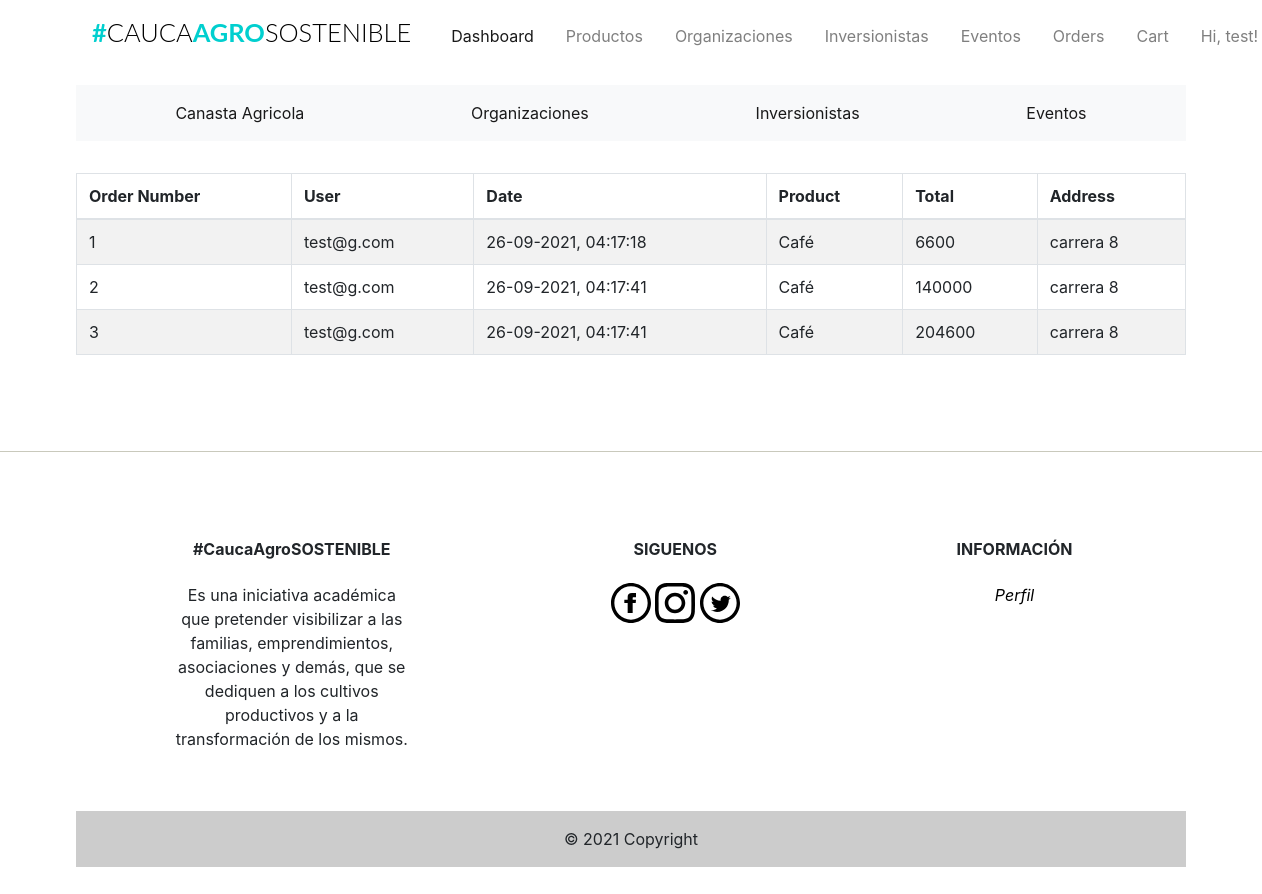
Page /admin/orders (signed in) on the earlier database version.
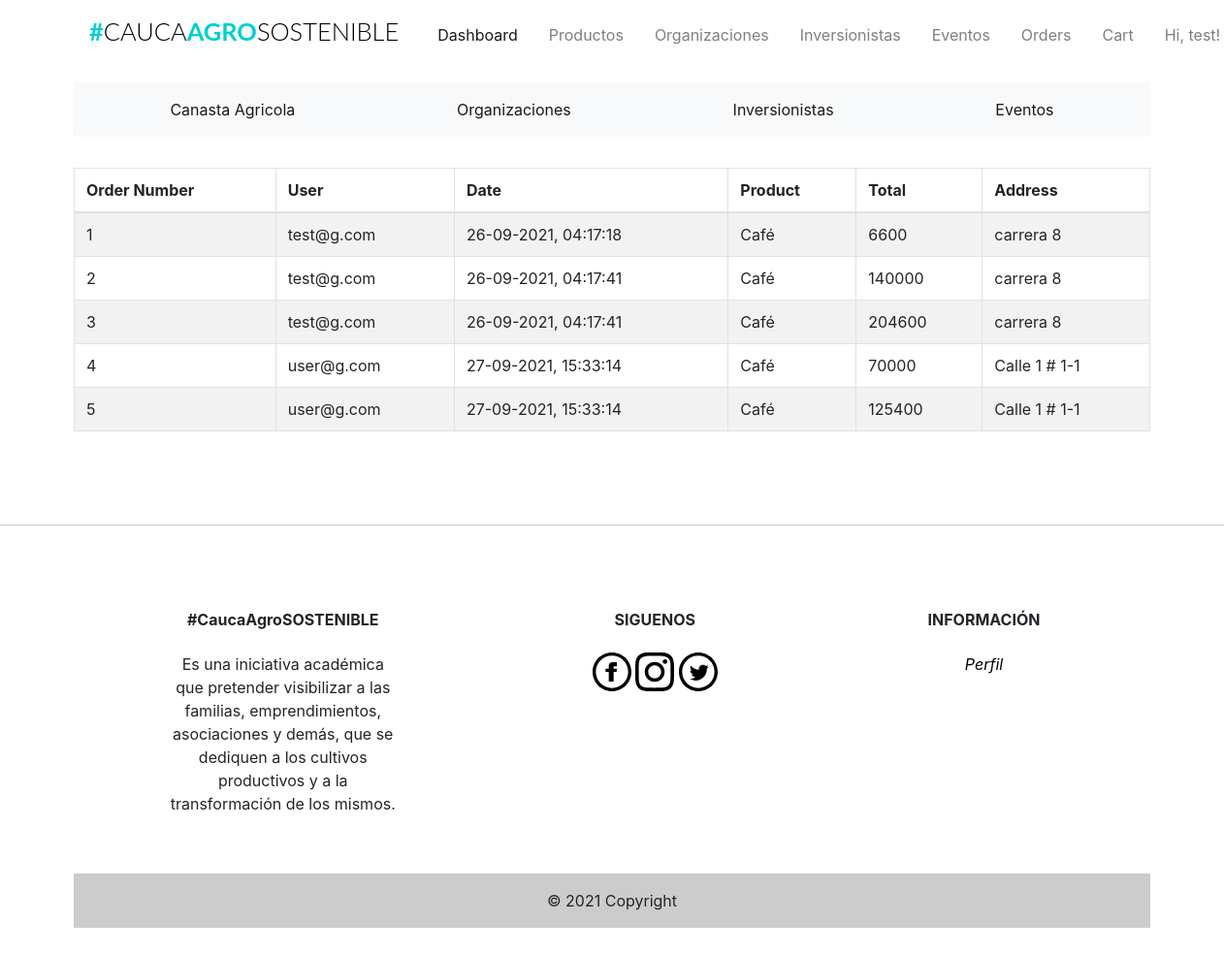
Same page on the later database version.
### app/models.py (models this page shows, shortened)
class Users(UserMixin, db.Model):
    __tablename__ = "users"
    id = db.Column(db.Integer, primary_key=True)
    firstname = db.Column(db.String(24), index=True)
    lastname = db.Column(db.String(24), index=True)
    email = db.Column(db.String(50), index=True, unique=True)
    password_hash = db.Column(db.String)
    phonenumber = db.Column(db.String(18), index=True, unique=True)
    is_admin = db.Column(db.Boolean, default=False)
    order = db.relationship('Orders', backref='user')
    kart = db.relationship('Kart', uselist=False, backref='user')
    shipping_info = db.relationship('Shipping', backref='user', lazy='dynamic')

class Orders(db.Model):
    __tablename__ = 'orders'
    id = db.Column(db.Integer, primary_key=True)
    timestamp = db.Column(db.DateTime, index=True, default=datetime.utcnow)
    user_id = db.Column(db.Integer, db.ForeignKey('users.id'))
    shipping_id = db.Column(db.Integer, db.ForeignKey('shipping.id'))
    purchase_id = db.Column(db.Integer, db.ForeignKey('purchase.id'))

class Products(db.Model):
    __tablename__ = 'products'
    id = db.Column(db.Integer, primary_key=True)
    product_name = db.Column(db.String(100), index=True)
    product_price = db.Column(db.Integer, index=True)
    product_image = db.Column(db.String(120))
    product_description = db.Column(db.String(200))
    product_stock = db.Column(db.Integer)
    promotion_value = db.Column(db.Integer, index=True)
    organizacion_id = db.Column(db.Integer, db.ForeignKey('organizaciones.id'))

class Purchase(db.Model):
    __tablename__ = 'purchase'
    id = db.Column(db.Integer, primary_key=True)
    product_id = db.Column(db.Integer, db.ForeignKey('products.id'))
    product = db.relationship('Products', uselist=False)
    quantity = db.Column(db.Integer)
    subtotal = db.Column(db.Integer) # TODO: Esto se puede quitar
    user_id = db.Column(db.Integer, db.ForeignKey('users.id'))
    order = db.relationship('Orders', uselist=False, backref='purchase')

class Shipping(db.Model):
    __tablename__ = "shipping"
    id = db.Column(db.Integer, primary_key=True)
    address = db.Column(db.String(200), index=True)
    aditional_indications = db.Column(db.String(200), index=True)
    postcode = db.Column(db.String(12), index=True)
    city = db.Column(db.String(24), index=True)
    state = db.Column(db.String(24), index=True)
    country = db.Column(db.String(24), index=True)
    user_id = db.Column(db.Integer, db.ForeignKey('users.id'))
    order = db.relationship('Orders', uselist=False, backref='shipping')

### app/admin/routes.py (the view)
@admin.route('/orders')
@login_required
def list_orders():
    check_admin()
    '''
	list all orders
	'''
    orders = Orders.query.all()
    return render_template('admin/orders.html', title='Orders', orders=orders)

### app/admin/routes.py (called while the page is built)
def check_admin():
    if not current_user.is_admin:
        abort(403)

### app/models.py (called while the page is built)
@login_manager.user_loader
def load_user(id):
    return Users.query.get(int(id))

### app/templates/admin/orders.html (shortened to what this page needs)
{% extends "base.html" %}
{% block body %}
<table class="table table-borderless">
        <table class="table table-striped table-bordered">
          <thead>
            <tr>
              <th> Order Number </th>
              <th> User </th>
              <th> Date </th>
              <th> Product </th>
              <th> Total </th>
              <th> Address </th>
            </tr>
          </thead>
          <tbody>
          {% for order in orders %}
            <tr>
              <td> {{ order.id }} </td>
              <td> {{ order.user.email }} </td>
              <td> {{ order.timestamp.strftime('%d-%m-%Y, %H:%M:%S') }} </td>
              <td> {{ order.purchase.product.product_name }} </td>
              <td>  {{ order.purchase.subtotal }} </td>
              <td>{{ order.shipping.address }}</td>
            </tr>
          {%endfor%}
          </tbody>
        </table>
{% endblock body %}

### app/templates/base.html (shortened to what this page needs)
<html>
  <head>
      <link href="{{ url_for('static', filename='css/bootstrap.min.css') }}"rel="stylesheet">
      <link href="{{ url_for('static', filename='css/st.css') }}"rel="stylesheet">
      <link href='https://api.mapbox.com/mapbox-gl-js/v2.3.1/mapbox-gl.css' rel='stylesheet' />
  </head>
  <body>
  {% include "navbar.html" %}
  {% include "categories/categories.html" %}
  <div class="container">
    {% block body %}
    {% endblock %}
  </div>
  <div class="push"></div>
  <hr class="footer-break"></hr>
{% include "footer.html" %}
</body>
</html>

### app/templates/navbar.html (shortened to what this page needs)
{% block navbar %}
<div class="container mt-1 mb-3">
  <nav class="navbar navbar-expand-lg navbar-light">
    <h1 class="brand_name">
      <a class="navbar-brand" href="{{ url_for('home.homepage') }}">#<span>CAUCA</span>AGRO<span>SOSTENIBLE</span></a>
    </h1>
    <div class="collapse navbar-collapse" id="navbarNav">
      <ul class="navbar-nav ml-auto mr-auto mt-2 mt-lg-0">
        {% if current_user.is_authenticated %}
        {% if current_user.is_admin %}
        <li class="nav-item ml-3">
          <a class="nav-link active" href="{{ url_for('home.admin_dashboard') }}">Dashboard</a>
        </li>
        <li class="nav-item ml-3">
          <a class="nav-link" href="{{ url_for('admin.list_products') }}">Productos</a>
        </li>
        <li class="nav-item ml-3">
          <a class="nav-link" href="{{ url_for('admin.list_organizaciones') }}">Organizaciones</a>
        </li>
        <li class="nav-item ml-3">
          <a class="nav-link" href="{{ url_for('admin.list_inversionistas') }}">Inversionistas</a>
        </li>
        <li class="nav-item ml-3">
          <a class="nav-link" href="{{ url_for('admin.list_eventos') }}">Eventos</a>
        </li>
        <li class="nav-item ml-3">
          <a class="nav-link" href="{{ url_for('admin.list_orders') }}">Orders</a>
        </li>
        <li class="nav-item ml-3">
          <a class="nav-link" href="{{ url_for('users.cart') }}">Cart</a>
        </li>
        {% else %}
        <li class="nav-item ml-3">
          <a class="nav-link" href="{{ url_for('users.cart') }}">Cart<span class="badge badge-light">{{ count
              }}</span></a>
        </li>
        {% endif %}
        <li class="nav-item dropdown ml-3">
          <a class="nav-link dropdown-toggle" data-toggle="dropdown" href="#" role="button" aria-haspopup="true"
            aria-expanded="false">
            Hi, {{ current_user.firstname }}!
          </a>
        </li>
        {% endif %}
      </ul>
    </div>
  </nav>
</div>
{% endblock %}

### app/templates/categories/categories.html
{% block organizacion %}
<div class="container mt-1 mb-3 overflow-auto">
  <nav class="navbar navbar-expand navbar-light bg-light">
    <div class="collapse navbar-collapse" id="navbarNav">
      <ul class="navbar-nav d-flex justify-content-around">
        <li class="nav-item active">
          <a class="nav-link" href="{{ url_for('home.canasta') }}">Canasta Agricola</a>
        </li>
        <li class="nav-item active">
          <a class="nav-link" href="{{ url_for('home.organizaciones') }}">Organizaciones</a>
        </li>
        <li class="nav-item active">
          <a class="nav-link" href="{{ url_for('home.inversionistas')}}">Inversionistas</a>
        </li>
        <li class="nav-item active">
          <a class="nav-link" href="{{ url_for('home.eventos') }}">Eventos</a>
        </li>
      </ul>
    </div>
  </nav>
</div>
{% endblock %}

### app/templates/footer.html (shortened to what this page needs)
{% block footer %}
<div class="container my-5">
  <footer
          class="text-center text-lg-start text-black"
          style="background-color: #ffffff"
          >
    <div class="container p-4 pb-0">
      <section class="">
        <div class="row">
          <div class="col-md-3 col-lg-3 col-xl-3 mx-auto mt-3">
            <h6 class="text mb-4 font-weight-bold">
              #CaucaAgroSOSTENIBLE
            </h6>
            <p>
              Es una iniciativa
              académica que pretender visibilizar a las familias, emprendimientos, asociaciones y demás, que se dediquen
              a los cultivos productivos y a la transformación de los mismos.
            </p>
          </div>
          <div class="col-md-4 col-lg-3 col-xl-3 mx-auto mt-3">
            <h6 class="text-uppercase mb-4 font-weight-bold">Siguenos</h6>
            <a href="https://www.facebook.com/">
              <img src="{{ url_for('static',filename='iconmonstr-facebook.svg') }}" class="img-responsive svg-footer">
            </a>
            <a href="https://www.instagram.com/">
              <img src="{{ url_for('static',filename='iconmonstr-instagram.svg') }}" class="img-responsive svg-footer">
            </a>
            <a href="https://twitter.com/?lang=en">
              <img src="{{ url_for('static',filename='iconmonstr-twitter.svg') }}" class="img-responsive svg-footer">
            </a>
          </div>
          <div class="col-md-3 col-lg-2 col-xl-2 mx-auto mt-3">
            <h6 class="text-uppercase mb-4 font-weight-bold">Informaci&oacute;n</h6>
            <a href="{{ url_for('users.profile') }}">
              <p><i><span style="color:black;">Perfil</span></i><p>
            </a>
          </div>
        </div>
      </section>
    </div>
    <div class="text-center p-3" style="background-color: rgba(0, 0, 0, 0.2)">
      © 2021 Copyright
    </div>
  </footer>
</div>
{% endblock %}

### app/static/css/st.css (style rules this page uses)
.svg-footer { height: 2.5em; width: 2.5em; }
.footer-break { background-color:#e0e0d1; }
.brand_name .navbar-brand { font-size:1.59rem; text-transform: uppercase; font-family: 'Lato', sans-serif; font-weight: 700; color: #333; }
.brand_name >.navbar-brand { color:#01CFCF; text-decoration: none; }
.brand_name >.navbar-brand span { color: #000; font-weight: 300; }
.navbar-nav { width: 100%; align-items: flex-start; }
.push { height:4em; }
.row { margin-left: auto; margin-right: auto; margin-bottom: 20px; }
.row:after { content: ""; display: table; clear: both; }

Differences in the rows shown:
added Orders: id "4", user.email "user@g.com", timestamp "27-09-2021, 15:33:14", purchase.product.product_name "Café", purchase.subtotal "70000", shipping.address "Calle 1 # 1-1"
added Orders: id "5", user.email "user@g.com", timestamp "27-09-2021, 15:33:14", purchase.product.product_name "Café", purchase.subtotal "125400", shipping.address "Calle 1 # 1-1"
